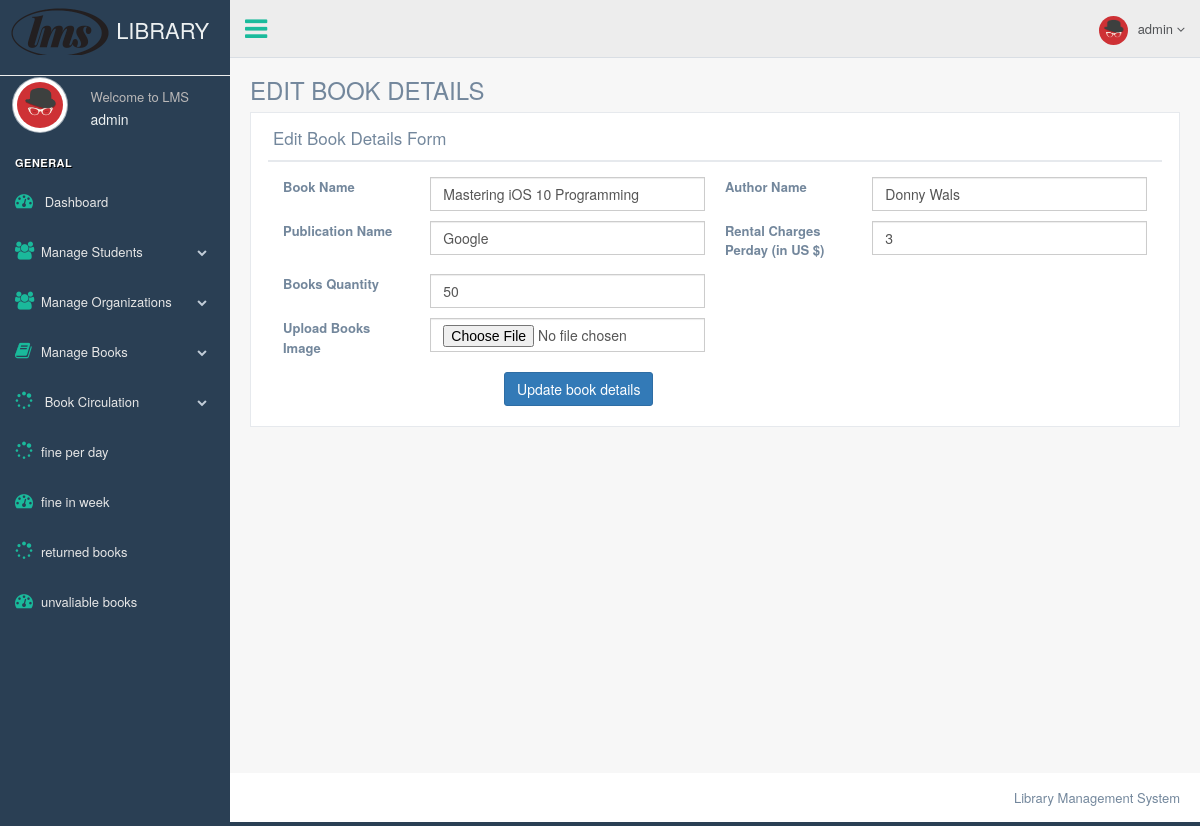
The app's page /librarian/edit_books.php?id=12 (signed in) with its own data.
### tables this page shows
CREATE TABLE `add_books_info` (
  `id` int(5) NOT NULL,
  `books_name` varchar(50) NOT NULL,
  `books_author_name` varchar(50) NOT NULL,
  `books_publication_name` varchar(50) NOT NULL,
  `books_price` varchar(10) NOT NULL,
  `books_qty` varchar(10) NOT NULL,
  `available_qty` varchar(10) NOT NULL,
  `librarian_username` varchar(50) NOT NULL,
  `books_image` mediumtext NOT NULL
);

### librarian/edit_books.php (the view, shortened to what this page needs)
<?php
    include "header.php";
?>
        <div class="right_col" role="main">
            <div class="">
                <div class="page-title">
                    <div class="title_left">
                        <h3>EDIT BOOK DETAILS</h3>
                    </div>
                </div>
                <div class="clearfix"></div>
                <div class="row" style="min-height:500px">
                    <div class="col-md-12 col-sm-12 col-xs-12">
                        <div class="x_panel">
							<div class="x_title">
                                <h2>Edit Book Details Form</h2>
								<div class="clearfix"></div>
                            </div>
                            <div class="x_content">
                                        <form name="form1" action="" method="post" class="form-horizontal" enctype="multipart/form-data">
                                                <?php
                                                    $id = $_GET['id'];
                                                    $res = mysqli_query($db_connect, "SELECT * FROM `add_books_info` WHERE id = $id ");
                                                    $row = mysqli_fetch_array($res);
                                                ?>
                                                <div class="form-group">
                                                    <label class="col-md-2">Book Name </label>
                                                    <div class="col-md-4">
                                                        <input type="text" class="form-control" name="booksname" value="<?php echo $row['books_name']; ?>" required/>
                                                    </div>
                                                    <label class="col-md-2">Author Name </label>
                                                    <div class="col-md-4">
                                                        <input type="text" class="form-control" name="bauthorname" value="<?php echo $row['books_author_name']; ?>" required/>
                                                    </div>
                                                </div>
                                                <div class="form-group">
                                                    <label class="col-md-2">Publication Name </label>
                                                    <div class="col-md-4">
                                                        <input type="text" class="form-control" name="pname" value="<?php echo $row['books_publication_name']; ?>" required/>
                                                    </div>
                                                    <label class="col-md-2"> Rental Charges Perday (in US $)</label>
                                                    <div class="col-md-4">
                                                        <input type="text" class="form-control" name="bprice" value="<?php echo $row['books_price']; ?>"  required/>
                                                    </div>
                                                </div>
                                                <div class="form-group">
                                                    <label class="col-md-2"> Books Quantity </label>
                                                    <div class="col-md-4">
                                                        <input type="text" class="form-control" name="bqty"  value="<?php echo $row['books_qty']; ?>" required/>
                                                    </div>
                                                </div>
                                                <div class="form-group">
                                                    <label class="col-md-2"> Upload Books Image </label>
                                                    <div class="col-md-4">
                                                        <input type="file" class="form-control" name="f1" value="<?php echo $row['books_image']; ?>"  required/>
                                                    </div>
                                                </div>
                                                <div class="form-group">
                                                    <div class="col-md-6 col-md-push-3">
                                                        <input type="submit" name="update" class="btn btn-primary submit" value="Update book details" required>
                                                    </div>
                                                </div>
                                            </form>
                            </div>
                        </div>
                        </div>
                    </div>
                </div>
            </div>
<?php
    include "footer.php";
?>

### records on screen
add_books_info: booksname "Mastering iOS 10 Programming", bauthorname "Donny Wals", pname "Google", bprice "3", bqty "50"

### other values on screen
$_SESSION["librarian"] "admin"
